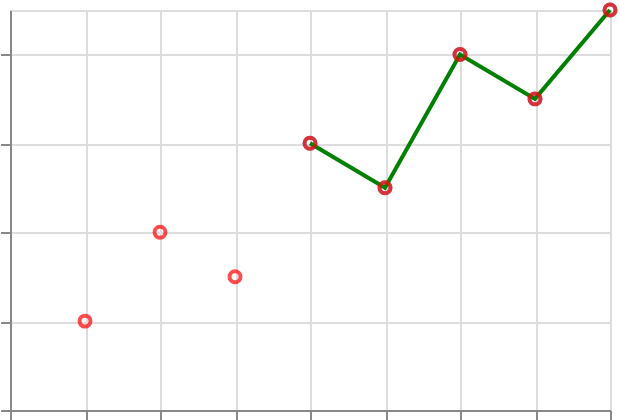

Express this chart as Vega-Lite.
### Vega-Lite specification from a JSON file in a GitHub repository (floating-point values rounded to 4 significant figures)
{"$schema": "https://vega.github.io/schema/vega-lite/v6.json", "padding": 5, "autosize": "none", "width": 300, "height": 200, "data": {"name": "table", "values": [{"c": "A", "g": "p", "x": 1, "y": 2, "v": 5, "t": "2024-01-15", "o": {"v": 3}, "IMDB Rating": 6.1, "d": "x1"}, {"c": "B", "g": "q", "x": 2, "y": 4, "v": 9, "t": "2024-02-20", "o": {"v": 7}, "IMDB Rating": 7.4, "d": "x2"}, {"c": "A", "g": "q", "x": 3, "y": 3, "v": 2, "t": "2024-03-05", "o": {"v": 1}, "IMDB Rating": 5.2, "d": "x1"}, {"c": "C", "g": "p", "x": 4, "y": 6, "v": 7, "t": "2024-05-30", "o": {"v": 4}, "IMDB Rating": 8.8, "d": "x3"}, {"c": "B", "g": "p", "x": 5, "y": 5, "v": 4, "t": "2024-07-11", "o": {"v": 9}, "IMDB Rating": 6.9, "d": "x2"}, {"c": "C", "g": "q", "x": 6, "y": 8, "v": 6, "t": "2024-09-02", "o": {"v": 2}, "IMDB Rating": 7.7, "d": "x3"}, {"c": "A", "g": "p", "x": 7, "y": 7, "v": 8, "t": "2024-11-25", "o": {"v": 5}, "IMDB Rating": 4.4, "d": "x1"}, {"c": "B", "g": "q", "x": 8, "y": 9, "v": 3, "t": "2024-12-31", "o": {"v": 8}, "IMDB Rating": 9.1, "d": "x2"}]}, "layer": [{"transform": [{"filter": "datum.x > 3"}], "layer": [{"mark": "point", "encoding": {"x": {"field": "x", "type": "quantitative"}, "y": {"field": "y", "type": "quantitative"}}}, {"mark": {"type": "line", "color": "green"}, "encoding": {"x": {"field": "x", "type": "quantitative"}, "y": {"field": "y", "type": "quantitative"}}}]}, {"mark": {"type": "point", "color": "red"}, "encoding": {"x": {"field": "x", "type": "quantitative"}, "y": {"field": "y", "type": "quantitative"}}}]}
